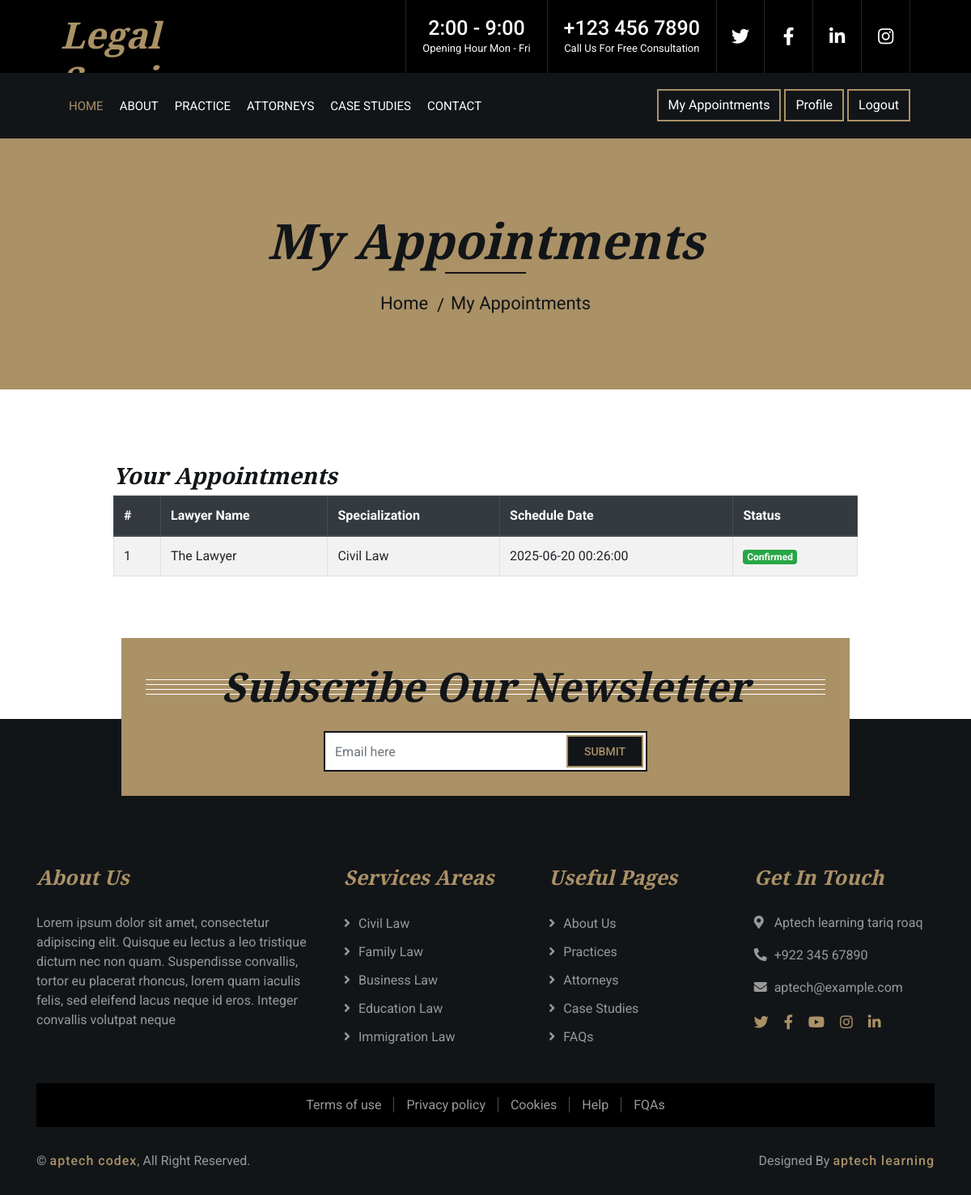
/my_appointments.php (signed in), run on an earlier commit of the app's database.
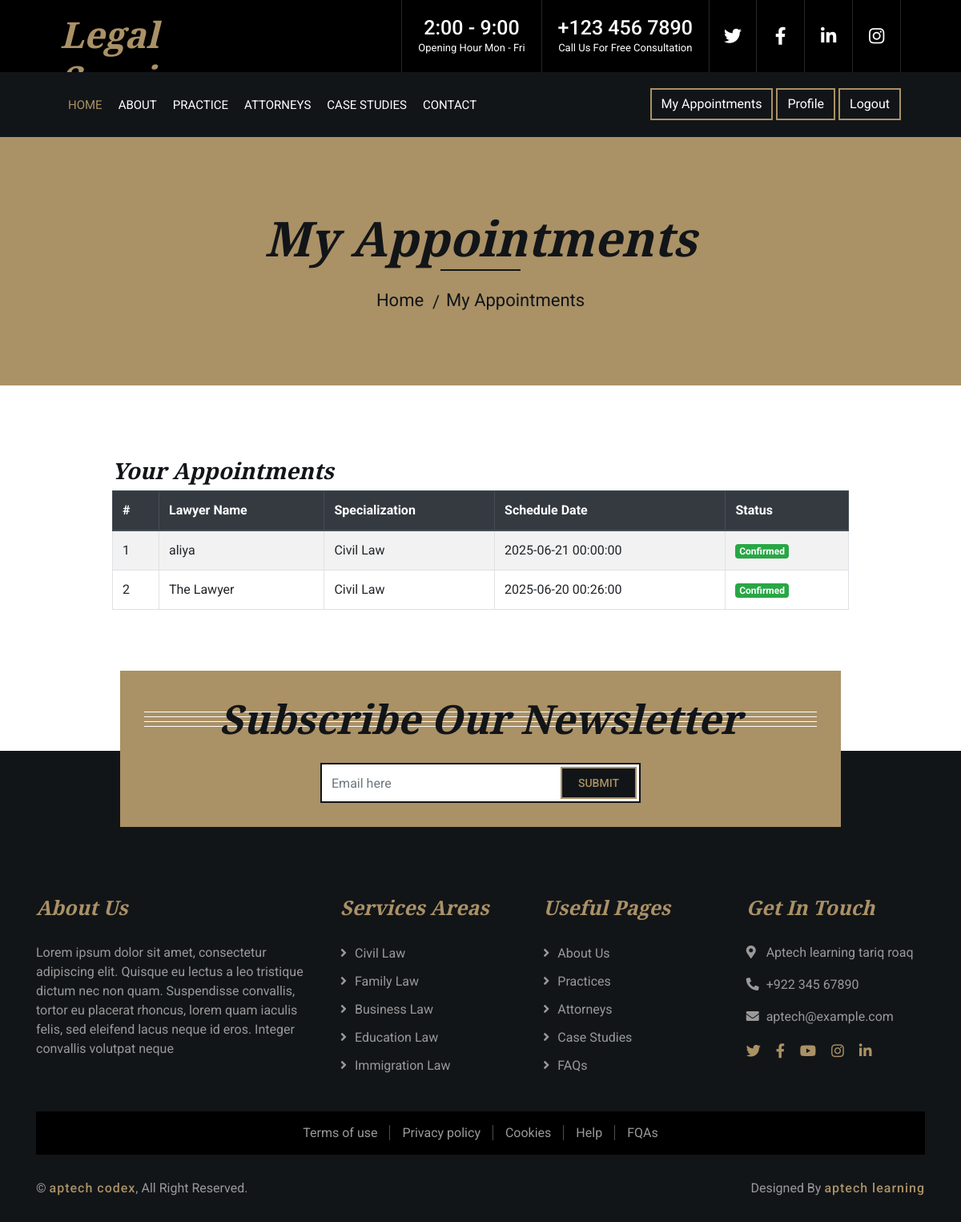
And on a later commit of the database.
### tables this page shows
CREATE TABLE `appointments` (
  `appointment_id` int(11) NOT NULL,
  `customer_id` int(11) NOT NULL,
  `lawyer_id` int(11) NOT NULL,
  `schedule_date` datetime NOT NULL,
  `status` enum('Pending','Confirmed','Completed') DEFAULT 'Pending',
  `notes` text DEFAULT NULL,
  `created_at` timestamp NOT NULL DEFAULT current_timestamp()
);

CREATE TABLE `users` (
  `user_id` int(11) NOT NULL,
  `name` varchar(100) NOT NULL,
  `email` varchar(150) NOT NULL,
  `password` varchar(255) NOT NULL,
  `profile_photo` varchar(255) DEFAULT NULL,
  `user_type` enum('Customer','Lawyer','Admin') NOT NULL,
  `city_id` int(11) DEFAULT NULL,
  `created_at` timestamp NOT NULL DEFAULT current_timestamp(),
  `contact_info` varchar(255) DEFAULT NULL
);

CREATE TABLE `specializations` (
  `specialization_id` int(11) NOT NULL,
  `specialization_name` varchar(100) NOT NULL,
  `service_icon` text DEFAULT NULL,
  `description` text DEFAULT NULL
);

### my_appointments.php (the view, shortened to what this page needs)
<?php
include('inc.header.php');
$customer_id = $_SESSION['CustomerID'];
$stmt = $conn->prepare("
    SELECT a.appointment_id, a.schedule_date, a.status, u.name AS lawyer_name, s.specialization_name
    FROM appointments a
    JOIN users u ON a.lawyer_id = u.user_id
    LEFT JOIN lawyers_profile lp ON u.user_id = lp.lawyer_id
    LEFT JOIN specializations s ON lp.specialization_id = s.specialization_id
    WHERE a.customer_id = ?
    ORDER BY a.schedule_date DESC
");
$stmt->bind_param("i", $customer_id);
$stmt->execute();
$result = $stmt->get_result();
?>
<div class="page-header">
    <div class="container">
        <div class="row">
            <div class="col-12">
                <h2>My Appointments</h2>
            </div>
            <div class="col-12">
                <a href="index.php">Home</a>
                <a href="#">My Appointments</a>
            </div>
        </div>
    </div>
</div>
<div class="contact">
    <div class="container">
        <div class="row justify-content-center">
            <div class="col-md-10">
                <div class="login-form">
                    <h3>Your Appointments</h3>
                    <?php if ($result->num_rows > 0): ?>
                        <table class="table table-bordered table-striped">
                            <thead class="thead-dark">
                                <tr>
                                    <th>#</th>
                                    <th>Lawyer Name</th>
                                    <th>Specialization</th>
                                    <th>Schedule Date</th>
                                    <th>Status</th>
                                </tr>
                            </thead>
                            <tbody>
                                <?php $count = 1; while ($row = $result->fetch_assoc()): ?>
                                    <tr>
                                        <td><?= $count++ ?></td>
                                        <td><?= htmlspecialchars($row['lawyer_name']) ?></td>
                                        <td><?= htmlspecialchars($row['specialization_name'] ?? 'N/A') ?></td>
                                        <td><?= htmlspecialchars($row['schedule_date']) ?></td>
                                        <td><span class="badge badge-<?= $row['status'] === 'Pending' ? 'warning' : 'success' ?>">
                                            <?= htmlspecialchars($row['status']) ?>
                                        </span></td>
                                    </tr>
                                <?php endwhile; ?>
                            </tbody>
                        </table>
                    <?php else: ?>
                        <p>You have no appointments yet.</p>
                    <?php endif; ?>
                </div>
            </div>
        </div>
    </div>
</div>
<?php include('inc.footer.php'); ?>

What changed in the data, as far as the page shows it:
added appointments: lawyer.name "aliya", specializations.specialization_name "Civil Law", schedule_date "2025-06-21 00:00:00", status "Confirmed"
